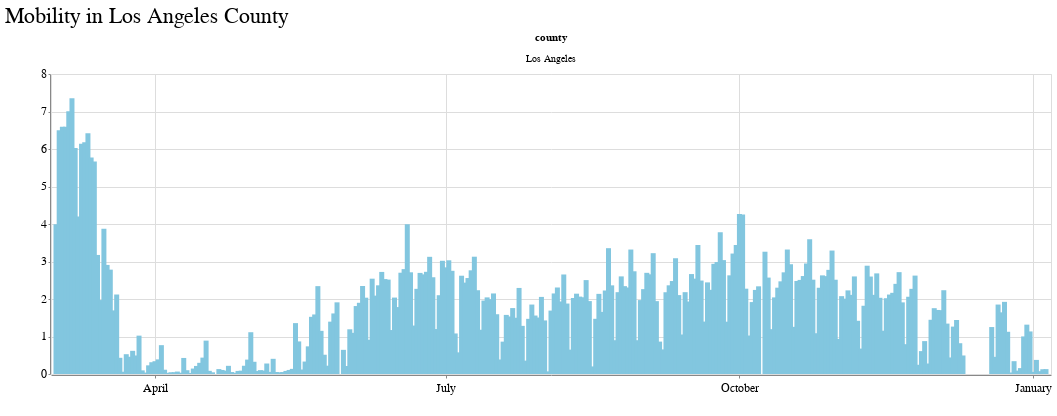

The notebook cell this image was saved under:
### Code cell
alt.Chart(la_county).mark_bar().encode(
    x=alt.X("date:T", axis=alt.Axis(format="%B", title=" ", tickCount=3)),
    y=alt.Y(
        "m50",
        title=" ",
        axis=alt.Axis(format="", title="", tickCount=6),
    ),
    facet=alt.Facet("county"),
).properties(width=1000, height=300, title="Mobility in Los Angeles County")

### Figure 1 — Vega-Lite specification as saved in the notebook (floating-point values rounded to 4 significant figures; data arrays with more than 128 entries replaced by an {"elided": "..."} marker saying what was removed)
{"config": {"view": {"width": 800, "height": 450}, "background": "#ffffff", "title": {"anchor": "start", "font": "Benton Gothic Bold, sans", "fontColor": "#000000", "fontSize": 22, "fontWeight": "normal"}, "arc": {"fill": "#82c6df"}, "area": {"fill": "#82c6df"}, "line": {"stroke": "#82c6df", "strokeWidth": 3}, "path": {"stroke": "#82c6df"}, "rect": {"fill": "#82c6df"}, "shape": {"stroke": "#82c6df"}, "bar": {"fill": "#82c6df"}, "point": {"stroke": "#82c6df"}, "symbol": {"fill": "#82c6df", "size": 30}, "axis": {"titleFont": "Benton Gothic Bold, sans", "titleFontSize": 13, "titleFontWeight": "normal", "labelFont": "Benton Gothic, sans", "labelFontSize": 11.5, "labelFontWeight": "normal"}, "axisX": {"labelAngle": 0, "labelPadding": 4, "tickSize": 3}, "axisY": {"labelBaseline": "middle", "maxExtent": 45, "minExtent": 45, "tickSize": 2, "titleAlign": "left", "titleAngle": 0, "titleX": -45, "titleY": -11}, "legend": {"titleFont": "Benton Gothic Bold, sans", "titleFontSize": 13, "titleFontWeight": "normal", "symbolType": "square", "labelFont": "Benton Gothic, sans", "labelFontSize": 11.5}, "range": {"category": ["#3580b1", "#ec8431", "#ab7fb4", "#c89d29", "#adc839", "#829eb1"], "diverging": ["#e68a4f", "#f4bb6a", "#f9e39c", "#dadfe2", "#a6b7c6", "#849eae"], "heatmap": ["#fbf2c7", "#f9e39c", "#f8d36e", "#f4bb6a", "#e68a4f", "#d15a40", "#ab4232"], "ordinal": ["#fbf2c7", "#f9e39c", "#f8d36e", "#f4bb6a", "#e68a4f", "#d15a40", "#ab4232"], "ramp": ["#fbf2c7", "#f9e39c", "#f8d36e", "#f4bb6a", "#e68a4f", "#d15a40", "#ab4232"]}}, "data": {"name": "data-4c78b24fcb94140fe304eafce1e18935"}, "mark": "bar", "encoding": {"facet": {"type": "nominal", "field": "county"}, "x": {"type": "temporal", "axis": {"format": "%B", "tickCount": 3, "title": " "}, "field": "date"}, "y": {"type": "quantitative", "axis": {"format": "", "tickCount": 6, "title": ""}, "field": "m50", "title": " "}}, "height": 300, "title": "Mobility in Los Angeles County", "width": 1000, "$schema": "https://vega.github.io/schema/vega-lite/v4.8.1.json", "datasets": {"data-4c78b24fcb94140fe304eafce1e18935": {"elided": "300 records"}}}
